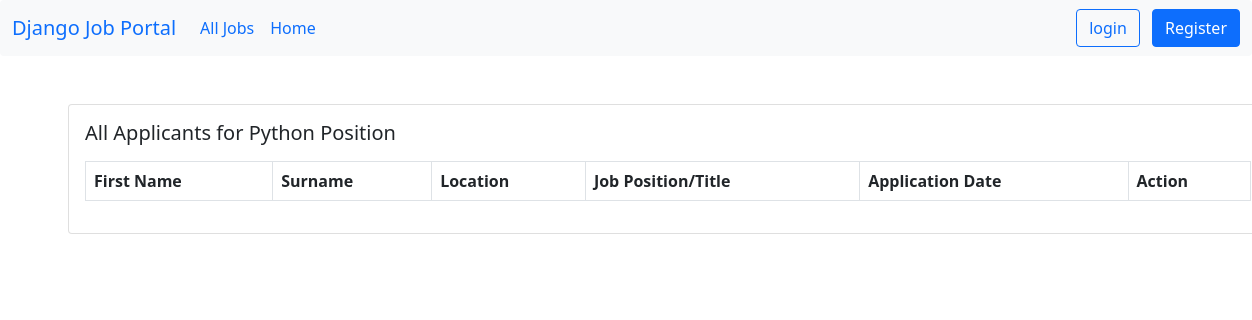
/job/all-applicants/1/, run on an earlier commit of the app's database.
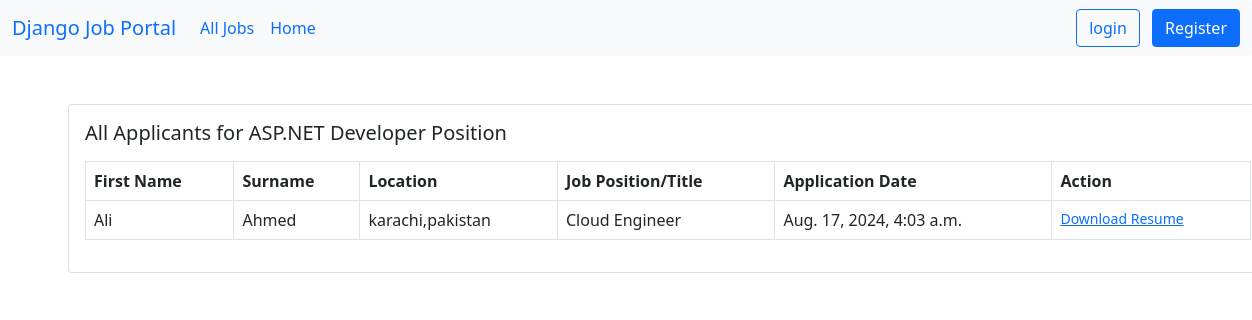
And on a later commit of the database.
### job/models.py (models this page shows, shortened)
class Job(models.Model):
    job_type_choices=(
        ('Remote','Remote'),
        ('Onsite','Onsite'),
        ('Hybrid','Hybrid')
    )
    user=models.ForeignKey(User,on_delete=models.CASCADE)
    company=models.ForeignKey(Company,on_delete=models.CASCADE)
    title = models.CharField(max_length=100)
    city=models.CharField(max_length=100)
    salary=models.PositiveIntegerField(default=35000)
    requirements=models.TextField()
    ideal_candidates=models.TextField()
    is_available=models.BooleanField(default=True)
    timestamp=models.DateTimeField(auto_now_add=True)
    industry=models.ForeignKey(Industry,on_delete=models.DO_NOTHING,null=True,blank=True)
    state=models.ForeignKey(State,on_delete=models.DO_NOTHING,null=True,blank=True)
    job_type=models.CharField(max_length=20,choices=job_type_choices,null=True,blank=True)

class ApplyJob(models.Model):
    status_choices=(
        ('Accepted','Accepted'),
        ('Rejected','Rejected'),
        ('Pending','Pending')
    )
    user=models.ForeignKey(User,on_delete=models.CASCADE)
    job=models.ForeignKey(Job,on_delete=models.CASCADE)
    timestamp=models.DateTimeField(auto_now_add=True)
    status=models.CharField(max_length=20,choices=status_choices)

### users/models.py (models this page shows)
class User(AbstractUser):
    email = models.EmailField(unique=True)
    is_recruiter=models.BooleanField(default=False)
    is_applicant=models.BooleanField(default=False)
    has_resume=models.BooleanField(default=False)
    has_company=models.BooleanField(default=False)

### resume/models.py (models this page shows, shortened)
class Resume(models.Model):
    user = models.OneToOneField(User,on_delete=models.CASCADE)
    first_name=models.CharField(max_length=100,null=True,blank=True)
    surname=models.CharField(max_length=100,null=True,blank=True)
    location=models.CharField(max_length=100,null=True,blank=True)
    job_title=models.CharField(max_length=100,null=True,blank=True)
    upload_resume=models.FileField(upload_to='applicant-resumes',null=True,blank=True)

### job/views.py (the view)
# urls.py: path('all-applicants/<int:pk>/',views.all_applicants,name='all-applicants'),
def all_applicants(request,pk):
    job=Job.objects.get(pk=pk)
    applicants=job.applyjob_set.all() # type: ignore
    context={'job':job,'applicants':applicants}
    return render(request,'job/all_applicants.html',context)

### templates/job/all_applicants.html
{% extends "base.html" %}
{% block content %}
<div class=card mx-auto" style="width:75rem;" >
    <div class="card-body">
        <h5 class="card-title mb-3">All Applicants for {{job.title}} Position </h5>
        <table class="table table-bordered">
            <thead>
                <tr>
                    <th scope="col">First Name</th>
                    <th scope="col">Surname</th>
                    <th scope="col">Location</th>
                    <th scope="col">Job Position/Title</th>
                    <th scope="col">Application Date</th>
                    <th scope="col">Action</th>
                </tr>
            </thead>
            <tbody>
            {% for applicant in applicants %}
                <tr>
                    <td>{{applicant.user.resume.first_name}}</td>
                    <td>{{applicant.user.resume.surname}}</td>
                    <td>{{applicant.user.resume.location}}</td>
                    <td>{{applicant.user.resume.job_title}}</td>
                    <td>{{applicant.timestamp}}</td>
                    <td><a target="_blank" href="{{applicant.user.resume.upload_resume.url}}"><small>Download Resume</small></a></td>
                </tr>
            {% endfor %}
            </tbody>
        </table>
    </div>
</div>
{% endblock content %}

What changed in the data, as far as the page shows it:
changed Job: title "Python" → "ASP.NET Developer"
added ApplyJob: user.resume.first_name "Ali", user.resume.surname "Ahmed", user.resume.location "karachi,pakistan", user.resume.job_title "Cloud Engineer", timestamp "Aug. 17, 2024, 4:03 a.m."
